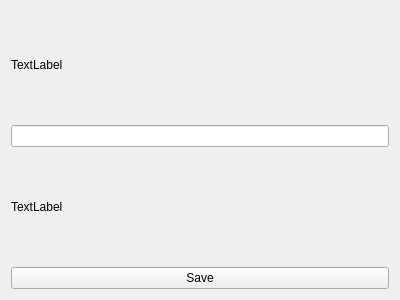
<?xml version="1.0" encoding="UTF-8"?>
<ui version="4.0">
 <class>DeveloperGUI</class>
 <widget class="QWidget" name="DeveloperGUI">
  <property name="geometry">
   <rect>
    <x>0</x>
    <y>0</y>
    <width>400</width>
    <height>300</height>
   </rect>
  </property>
  <property name="windowTitle">
   <string>DeveloperGUI</string>
  </property>
  <layout class="QVBoxLayout" name="verticalLayout">
   <item>
    <widget class="QLabel" name="titleLable">
     <property name="text">
      <string>TextLabel</string>
     </property>
    </widget>
   </item>
   <item>
    <widget class="QLineEdit" name="lineEdit"/>
   </item>
   <item>
    <widget class="QLabel" name="durationLable">
     <property name="text">
      <string>TextLabel</string>
     </property>
    </widget>
   </item>
   <item>
    <widget class="QPushButton" name="savePushButton">
     <property name="text">
      <string>Save</string>
     </property>
    </widget>
   </item>
  </layout>
 </widget>
 <resources/>
 <connections/>
</ui>
